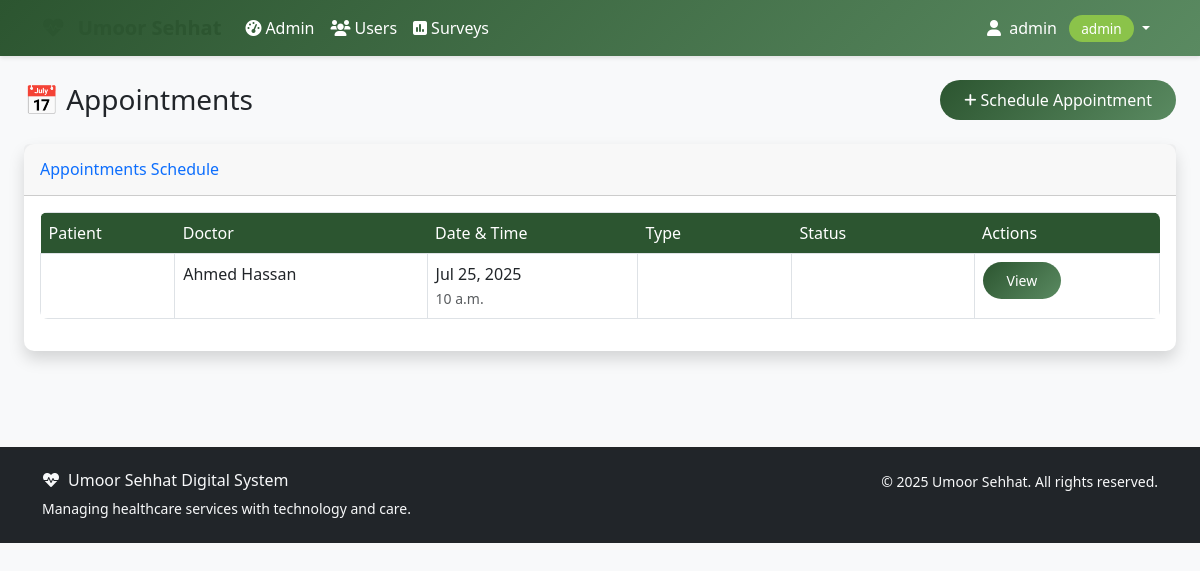
The app's page /mahalshifa/appointments/ (signed in) with its own data.
### accounts/models.py (models this page shows, shortened)
class User(AbstractUser):
    ROLE_CHOICES = [
        ('aamil', 'Aamil'),
        ('moze_coordinator', 'Moze Coordinator'),
        ('doctor', 'Doctor'),
        ('student', 'Student'),
        ('badri_mahal_admin', 'Badri Mahal Admin'),
    ]
    role = models.CharField(max_length=20, choices=ROLE_CHOICES, default='student')
    its_id = models.CharField(
        max_length=8,
        unique=True,
        null=True,
        blank=True,
        validators=[RegexValidator(
            regex=r'^\d{8}$',
            message='ITS ID must be exactly 8 digits',
            code='invalid_its_id'
        )],
        help_text='8-digit ITS ID'
    )
    phone_number = models.CharField(max_length=15, blank=True, null=True)
    profile_photo = models.ImageField(upload_to='profile_photos/', blank=True, null=True)
    arabic_name = models.CharField(max_length=100, blank=True, null=True)
    age = models.PositiveIntegerField(blank=True, null=True)
    verified_certificate = models.FileField(upload_to='certificates/', blank=True, null=True)
    specialty = models.CharField(max_length=100, blank=True, null=True)
    college = models.CharField(max_length=100, blank=True, null=True)  # For students
    specialization = models.CharField(max_length=100, blank=True, null=True)  # For students
    created_at = models.DateTimeField(auto_now_add=True)
    updated_at = models.DateTimeField(auto_now=True)
    def get_full_name(self):
        if self.arabic_name:
            return self.arabic_name
        return super().get_full_name() or self.username
    @property
    def is_aamil(self):
        return self.role == 'aamil'
    @property
    def is_moze_coordinator(self):
        return self.role == 'moze_coordinator'
    @property
    def is_doctor(self):
        return self.role == 'doctor'
    @property
    def is_student(self):
        return self.role == 'student'
    @property
    def is_admin(self):
        return self.role == 'badri_mahal_admin' or self.is_superuser
    class Meta:
        verbose_name = 'User'
        verbose_name_plural = 'Users'
        ordering = ['first_name', 'last_name']

### mahalshifa/models.py (models this page shows, shortened)
class Appointment(models.Model):
    patient = models.ForeignKey(Patient, on_delete=models.CASCADE, related_name='appointments')
    doctor = models.ForeignKey('Doctor', on_delete=models.CASCADE, related_name='appointments')
    moze = models.ForeignKey(Moze, on_delete=models.CASCADE, related_name='appointments')
    service = models.ForeignKey(MedicalService, on_delete=models.SET_NULL, null=True, blank=True)
    appointment_date = models.DateField()
    appointment_time = models.TimeField()
    duration_minutes = models.PositiveIntegerField(default=30)
    reason = models.TextField(help_text='Reason for appointment')
    symptoms = models.TextField(blank=True, null=True, help_text='Patient symptoms')
    notes = models.TextField(blank=True, null=True, help_text='Additional notes')
    STATUS_CHOICES = [
        ('scheduled', 'Scheduled'),
        ('confirmed', 'Confirmed'),
        ('checked_in', 'Checked In'),
        ('in_progress', 'In Progress'),
        ('completed', 'Completed'),
        ('cancelled', 'Cancelled'),
        ('no_show', 'No Show'),
        ('rescheduled', 'Rescheduled'),
    ]
    status = models.CharField(max_length=20, choices=STATUS_CHOICES, default='scheduled')
    APPOINTMENT_TYPES = [
        ('regular', 'Regular Appointment'),
        ('follow_up', 'Follow-up'),
        ('urgent', 'Urgent'),
        ('emergency', 'Emergency'),
        ('screening', 'Health Screening'),
        ('consultation', 'Consultation'),
    ]
    appointment_type = models.CharField(max_length=20, choices=APPOINTMENT_TYPES, default='regular')
    booked_by = models.ForeignKey(
        settings.AUTH_USER_MODEL,
        on_delete=models.SET_NULL,
        null=True,
        blank=True,
        related_name='booked_appointments'
    )
    booking_method = models.CharField(
        max_length=20,
        choices=[
            ('online', 'Online Booking'),
            ('phone', 'Phone Call'),
            ('walk_in', 'Walk-in'),
            ('staff', 'Booked by Staff'),
        ],
        default='online'
    )
    reminder_sent = models.BooleanField(default=False)
    reminder_sent_at = models.DateTimeField(null=True, blank=True)
    created_at = models.DateTimeField(auto_now_add=True)
    updated_at = models.DateTimeField(auto_now=True)
    class Meta:
        ordering = ['appointment_date', 'appointment_time']
        unique_together = ['doctor', 'appointment_date', 'appointment_time']
        verbose_name = 'Appointment'
        verbose_name_plural = 'Appointments'

class Doctor(models.Model):
    user = models.OneToOneField(
        settings.AUTH_USER_MODEL,
        on_delete=models.CASCADE,
        related_name='mahalshifa_doctor_profile'
    )
    license_number = models.CharField(max_length=50, unique=True)
    specialization = models.CharField(max_length=100)
    qualification = models.CharField(max_length=200)
    experience_years = models.PositiveIntegerField(default=0)
    hospital = models.ForeignKey(Hospital, on_delete=models.CASCADE, related_name='doctors')
    department = models.ForeignKey(Department, on_delete=models.CASCADE, related_name='doctors')
    is_available = models.BooleanField(default=True)
    is_emergency_doctor = models.BooleanField(default=False)
    consultation_fee = models.DecimalField(max_digits=10, decimal_places=2, default=0)
    created_at = models.DateTimeField(auto_now_add=True)

### mahalshifa/views.py (the view, shortened to what this page needs)
# urls.py: path('appointments/', views.AppointmentListView.as_view(), name='appointment_list'),
class AppointmentListView(LoginRequiredMixin, ListView):
    model = Appointment
    template_name = 'mahalshifa/appointment_list.html'
    context_object_name = 'appointments'
    paginate_by = 20
    def get_queryset(self):
        user = self.request.user
        if user.role == 'admin':
            queryset = Appointment.objects.all()
        elif user.is_aamil or user.is_moze_coordinator:
            user_hospitals = Hospital.objects.filter(staff__user=user)
            queryset = Appointment.objects.filter(doctor__hospital__in=user_hospitals)
        else:
            try:
                patient_profile = user.patient_record
                queryset = Appointment.objects.filter(patient=patient_profile)
            except:
                queryset = Appointment.objects.none()
        if hasattr(self, 'request') and self.request:
            status = self.request.GET.get('status')
            if status:
                queryset = queryset.filter(status=status)
            date_filter = self.request.GET.get('date')
            if date_filter == 'today':
                queryset = queryset.filter(appointment_date=timezone.now().date())
            elif date_filter == 'week':
                week_start = timezone.now().date() - timedelta(days=timezone.now().weekday())
                week_end = week_start + timedelta(days=6)
                queryset = queryset.filter(appointment_date__range=[week_start, week_end])
            doctor_filter = self.request.GET.get('doctor')
            if doctor_filter:
                queryset = queryset.filter(doctor_id=doctor_filter)
        return queryset.select_related(
            'patient__user_account', 'doctor__user', 'doctor__hospital'
        ).order_by('-appointment_date', '-appointment_time')
    def get_context_data(self, **kwargs):
        context = super().get_context_data(**kwargs)
        user = self.request.user
        context['status_choices'] = Appointment.STATUS_CHOICES
        if user.role == 'admin' or user.is_aamil or user.is_moze_coordinator:
            context['doctors'] = Doctor.objects.filter(is_available=True).select_related('user')
        context['current_filters'] = {
            'status': self.request.GET.get('status', ''),
            'date': self.request.GET.get('date', ''),
            'doctor': self.request.GET.get('doctor', ''),
        }
        return context

### templates/mahalshifa/appointment_list.html (shortened to what this page needs)
{% extends 'base.html' %}
{% block content %}
<div class="container-fluid">
    <div class="row mb-4">
        <div class="col-12">
            <div class="d-sm-flex align-items-center justify-content-between">
                <h1 class="h3 mb-0 text-gray-800">📅 Appointments</h1>
        <a href="{% url 'mahalshifa:appointment_create' %}" class="btn btn-primary">
            <i class="fas fa-plus fa-sm"></i> Schedule Appointment
        </a>
            </div>
        </div>
    </div>
        <div class="card shadow mb-4">
            <div class="card-header py-3">
                <h6 class="m-0 font-weight-bold text-primary">Appointments Schedule</h6>
            </div>
            <div class="card-body">
                {% if appointments %}
                    <div class="table-responsive">
                        <table class="table table-bordered">
                            <thead>
                                <tr>
                                    <th>Patient</th>
                                    <th>Doctor</th>
                                    <th>Date & Time</th>
                                    <th>Type</th>
                                    <th>Status</th>
                                    <th>Actions</th>
                                </tr>
                            </thead>
                            <tbody>
                                {% for appointment in appointments %}
                                <tr>
                                    <td>
                                    </td>
                                    <td>{{ appointment.doctor.user.get_full_name }}</td>
                                    <td>
                                        {{ appointment.appointment_date|date:"M d, Y" }}<br>
                                        <small class="text-muted">{{ appointment.appointment_time }}</small>
                                    </td>
                                    <td>
                                        {% if appointment.appointment_type == 'emergency' %}
                                            <span class="badge badge-danger">Emergency</span>
                                        {% elif appointment.appointment_type == 'urgent' %}
                                            <span class="badge badge-warning">Urgent</span>
                                        {% else %}
                                            <span class="badge badge-info">Regular</span>
                                        {% endif %}
                                    </td>
                                    <td>
                                        {% if appointment.status == 'scheduled' %}
                                            <span class="badge badge-warning">Scheduled</span>
                                        {% elif appointment.status == 'completed' %}
                                            <span class="badge badge-success">Completed</span>
                                        {% elif appointment.status == 'cancelled' %}
                                            <span class="badge badge-danger">Cancelled</span>
                                        {% else %}
                                            <span class="badge badge-info">{{ appointment.get_status_display }}</span>
                                        {% endif %}
                                    </td>
                                    <td>
                                        <a href="{% url 'mahalshifa:appointment_detail' appointment.pk %}" class="btn btn-sm btn-primary">View</a>
                                    </td>
                                </tr>
                                {% endfor %}
                            </tbody>
                        </table>
                    </div>
                {% else %}
                    <p class="text-muted">No appointments scheduled.</p>
                {% endif %}
            </div>
        </div>
</div>
{% endblock %}

### templates/base.html (shortened to what this page needs)
<!DOCTYPE html>
<html lang="en">
<head>
    <link href="https://cdn.jsdelivr.net/npm/bootstrap@5.3.0/dist/css/bootstrap.min.css" rel="stylesheet">
    <link href="https://cdnjs.cloudflare.com/ajax/libs/font-awesome/6.0.0/css/all.min.css" rel="stylesheet">
</head>
<body>
    <nav class="navbar navbar-expand-lg navbar-custom">
        <div class="container">
            <a class="navbar-brand text-white" href="{% url 'dashboard' %}">
                <i class="fas fa-heartbeat me-2"></i>
            </a>
            <div class="collapse navbar-collapse" id="navbarNav">
                {% if user.is_authenticated %}
                    <ul class="navbar-nav me-auto">
                        {% if user.is_admin %}
                            <li class="nav-item">
                                <a class="nav-link" href="{% url 'admin:index' %}">
                                    <i class="fas fa-tachometer-alt me-1"></i>Admin
                                </a>
                            </li>
                            <li class="nav-item">
                                <a class="nav-link" href="{% url 'accounts:user_list' %}">
                                    <i class="fas fa-users me-1"></i>Users
                                </a>
                            </li>
                        {% endif %}
                        <li class="nav-item">
                            <a class="nav-link" href="#">
                                <i class="fas fa-poll me-1"></i>Surveys
                            </a>
                        </li>
                    </ul>
                    <ul class="navbar-nav">
                        <li class="nav-item dropdown">
                            <a class="nav-link dropdown-toggle" href="#" id="navbarDropdown" role="button" data-bs-toggle="dropdown">
                                <i class="fas fa-user me-1"></i>
                                {{ user.get_full_name|default:user.username }}
                                <span class="role-badge ms-2">{{ user.get_role_display }}</span>
                            </a>
                        </li>
                    </ul>
                {% endif %}
            </div>
        </div>
    </nav>
    <main class="container-fluid py-4">
        {% block content %}{% endblock %}
    </main>
    <footer class="bg-dark text-light py-4 mt-5">
        <div class="container">
            <div class="row">
                <div class="col-md-6">
                    <h6><i class="fas fa-heartbeat me-2"></i>Umoor Sehhat Digital System</h6>
                    <p class="small mb-0">Managing healthcare services with technology and care.</p>
                </div>
                <div class="col-md-6 text-md-end">
                    <p class="small mb-0">
                        &copy; {% now "Y" %} Umoor Sehhat. All rights reserved.
                    </p>
                </div>
            </div>
        </div>
    </footer>
</body>
</html>

### templates/base.html (style rules this page uses)
:root { --primary-color: #2c5530; --secondary-color: #5a8a61; --accent-color: #8bc34a; --text-dark: #2d3436; --bg-light: #f8f9fa; }
body { font-family: 'Segoe UI', Tahoma, Geneva, Verdana, sans-serif; background-color: var(--bg-light); }
.navbar-brand { font-weight: bold; color: var(--primary-color) !important; }
.navbar-custom { background: linear-gradient(135deg, var(--primary-color), var(--secondary-color)); box-shadow: 0 2px 4px rgba(0,0,0,.1); }
.navbar-custom .navbar-nav .nav-link { color: white !important; font-weight: 500; transition: all 0.3s ease; }
.card { border: none; border-radius: 10px; box-shadow: 0 4px 6px rgba(0,0,0,.1); transition: transform 0.3s ease; }
.btn-primary { background: linear-gradient(135deg, var(--primary-color), var(--secondary-color)); border: none; border-radius: 25px; padding: 8px 24px; font-weight: 500; transition: all 0.3s ease; }
.role-badge { background: var(--accent-color); color: white; padding: 4px 12px; border-radius: 20px; font-size: 0.85rem; font-weight: 500; }
.table { border-radius: 8px; overflow: hidden; }
.table thead th { border: none; background: var(--primary-color); color: white; font-weight: 500; }

### records on screen
User: get_full_name "admin", role "admin"
Appointment: doctor.user.get_full_name "Ahmed Hassan", appointment_date "Jul 25, 2025", appointment_time "10 a.m."
